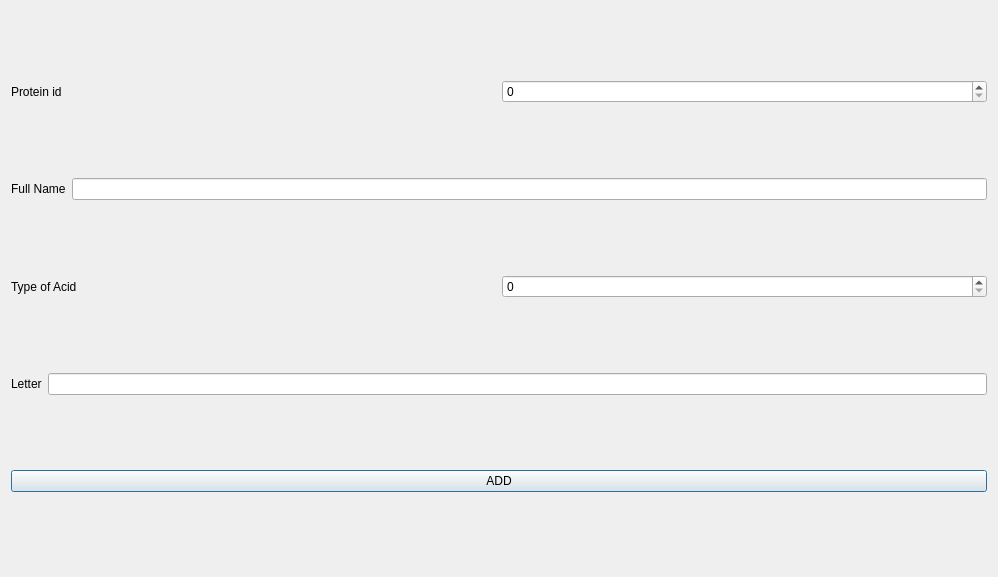
<?xml version="1.0" encoding="UTF-8"?>
<ui version="4.0">
 <class>Add</class>
 <widget class="QDialog" name="Add">
  <property name="geometry">
   <rect>
    <x>0</x>
    <y>0</y>
    <width>998</width>
    <height>577</height>
   </rect>
  </property>
  <property name="windowTitle">
   <string>Dialog</string>
  </property>
  <layout class="QVBoxLayout" name="verticalLayout">
   <item>
    <layout class="QHBoxLayout" name="horizontalLayout_3">
     <item>
      <widget class="QLabel" name="label_4">
       <property name="text">
        <string>Protein id</string>
       </property>
      </widget>
     </item>
     <item>
      <widget class="QSpinBox" name="spinBox"/>
     </item>
    </layout>
   </item>
   <item>
    <layout class="QHBoxLayout" name="horizontalLayout_2">
     <item>
      <widget class="QLabel" name="label">
       <property name="text">
        <string>Full Name</string>
       </property>
      </widget>
     </item>
     <item>
      <widget class="QLineEdit" name="lineEdit"/>
     </item>
    </layout>
   </item>
   <item>
    <layout class="QHBoxLayout" name="horizontalLayout_4">
     <item>
      <widget class="QLabel" name="label_3">
       <property name="text">
        <string>Type of Acid</string>
       </property>
      </widget>
     </item>
     <item>
      <widget class="QSpinBox" name="spinBox_2"/>
     </item>
    </layout>
   </item>
   <item>
    <layout class="QHBoxLayout" name="horizontalLayout">
     <item>
      <widget class="QLabel" name="label_2">
       <property name="text">
        <string>Letter</string>
       </property>
      </widget>
     </item>
     <item>
      <widget class="QLineEdit" name="lineEdit_2"/>
     </item>
    </layout>
   </item>
   <item>
    <widget class="QPushButton" name="pushButton">
     <property name="text">
      <string>ADD</string>
     </property>
    </widget>
   </item>
  </layout>
 </widget>
 <resources/>
 <connections/>
</ui>
